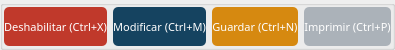
      <widget class="QGroupBox" name="box_prov_botones">
       <property name="maximumSize">
        <size>
         <width>16777215</width>
         <height>50</height>
        </size>
       </property>
       <property name="title">
        <string/>
       </property>
       <layout class="QHBoxLayout" name="horizontalLayout">
        <property name="sizeConstraint">
         <enum>QLayout::SetMinimumSize</enum>
        </property>
        <property name="leftMargin">
         <number>1</number>
        </property>
        <property name="topMargin">
         <number>1</number>
        </property>
        <property name="rightMargin">
         <number>1</number>
        </property>
        <property name="bottomMargin">
         <number>1</number>
        </property>
        <item>
         <widget class="QPushButton" name="btn_deshabilitar">
          <property name="sizePolicy">
           <sizepolicy hsizetype="Expanding" vsizetype="Expanding">
            <horstretch>0</horstretch>
            <verstretch>0</verstretch>
           </sizepolicy>
          </property>
          <property name="palette">
           <palette>
            <active>
             <colorrole role="WindowText">
              <brush brushstyle="SolidPattern">
               <color alpha="255">
                <red>255</red>
                <green>255</green>
                <blue>255</blue>
               </color>
              </brush>
             </colorrole>
             <colorrole role="Button">
              <brush brushstyle="SolidPattern">
               <color alpha="255">
                <red>192</red>
                <green>57</green>
                <blue>43</blue>
               </color>
              </brush>
             </colorrole>
             <colorrole role="Light">
              <brush brushstyle="SolidPattern">
               <color alpha="255">
                <red>127</red>
                <green>255</green>
                <blue>191</blue>
               </color>
              </brush>
             </colorrole>
             <colorrole role="Midlight">
              <brush brushstyle="SolidPattern">
               <color alpha="255">
                <red>106</red>
                <green>212</green>
                <blue>159</blue>
               </color>
              </brush>
             </colorrole>
             <colorrole role="Dark">
              <brush brushstyle="SolidPattern">
               <color alpha="255">
                <red>42</red>
                <green>85</green>
                <blue>63</blue>
               </color>
              </brush>
             </colorrole>
             <colorrole role="Mid">
              <brush brushstyle="SolidPattern">
               <color alpha="255">
                <red>56</red>
                <green>113</green>
                <blue>84</blue>
               </color>
              </brush>
             </colorrole>
             <colorrole role="Text">
              <brush brushstyle="SolidPattern">
               <color alpha="255">
                <red>255</red>
                <green>255</green>
                <blue>255</blue>
               </color>
              </brush>
             </colorrole>
             <colorrole role="BrightText">
              <brush brushstyle="SolidPattern">
               <color alpha="255">
                <red>255</red>
                <green>255</green>
                <blue>255</blue>
               </color>
              </brush>
             </colorrole>
             <colorrole role="ButtonText">
              <brush brushstyle="SolidPattern">
               <color alpha="255">
                <red>255</red>
                <green>255</green>
                <blue>255</blue>
               </color>
              </brush>
             </colorrole>
             <colorrole role="Base">
              <brush brushstyle="SolidPattern">
               <color alpha="255">
                <red>192</red>
                <green>57</green>
                <blue>43</blue>
               </color>
              </brush>
             </colorrole>
             <colorrole role="Window">
              <brush brushstyle="SolidPattern">
               <color alpha="255">
                <red>192</red>
                <green>57</green>
                <blue>43</blue>
               </color>
              </brush>
             </colorrole>
             <colorrole role="Shadow">
              <brush brushstyle="SolidPattern">
               <color alpha="255">
                <red>0</red>
                <green>0</green>
                <blue>0</blue>
               </color>
              </brush>
             </colorrole>
             <colorrole role="AlternateBase">
              <brush brushstyle="SolidPattern">
               <color alpha="255">
                <red>170</red>
                <green>212</green>
                <blue>191</blue>
               </color>
              </brush>
             </colorrole>
             <colorrole role="ToolTipBase">
              <brush brushstyle="SolidPattern">
               <color alpha="255">
                <red>255</red>
                <green>255</green>
                <blue>220</blue>
               </color>
              </brush>
             </colorrole>
             <colorrole role="ToolTipText">
              <brush brushstyle="SolidPattern">
               <color alpha="255">
                <red>0</red>
                <green>0</green>
                <blue>0</blue>
               </color>
              </brush>
             </colorrole>
            </active>
            <inactive>
             <colorrole role="WindowText">
              <brush brushstyle="SolidPattern">
               <color alpha="255">
                <red>255</red>
                <green>255</green>
                <blue>255</blue>
               </color>
              </brush>
             </colorrole>
             <colorrole role="Button">
              <brush brushstyle="SolidPattern">
               <color alpha="255">
                <red>192</red>
                <green>57</green>
                <blue>43</blue>
               </color>
              </brush>
             </colorrole>
             <colorrole role="Light">
              <brush brushstyle="SolidPattern">
               <color alpha="255">
                <red>127</red>
                <green>255</green>
                <blue>191</blue>
               </color>
              </brush>
             </colorrole>
             <colorrole role="Midlight">
              <brush brushstyle="SolidPattern">
               <color alpha="255">
                <red>106</red>
                <green>212</green>
                <blue>159</blue>
               </color>
              </brush>
             </colorrole>
             <colorrole role="Dark">
              <brush brushstyle="SolidPattern">
               <color alpha="255">
                <red>42</red>
                <green>85</green>
                <blue>63</blue>
               </color>
              </brush>
             </colorrole>
             <colorrole role="Mid">
              <brush brushstyle="SolidPattern">
               <color alpha="255">
                <red>56</red>
                <green>113</green>
                <blue>84</blue>
               </color>
              </brush>
             </colorrole>
             <colorrole role="Text">
              <brush brushstyle="SolidPattern">
               <color alpha="255">
                <red>255</red>
                <green>255</green>
                <blue>255</blue>
               </color>
              </brush>
             </colorrole>
             <colorrole role="BrightText">
              <brush brushstyle="SolidPattern">
               <color alpha="255">
                <red>255</red>
                <green>255</green>
                <blue>255</blue>
               </color>
              </brush>
             </colorrole>
             <colorrole role="ButtonText">
              <brush brushstyle="SolidPattern">
               <color alpha="255">
                <red>255</red>
                <green>255</green>
                <blue>255</blue>
               </color>
              </brush>
             </colorrole>
             <colorrole role="Base">
              <brush brushstyle="SolidPattern">
               <color alpha="255">
                <red>192</red>
                <green>57</green>
                <blue>43</blue>
               </color>
              </brush>
             </colorrole>
             <colorrole role="Window">
              <brush brushstyle="SolidPattern">
               <color alpha="255">
                <red>192</red>
                <green>57</green>
                <blue>43</blue>
               </color>
              </brush>
             </colorrole>
             <colorrole role="Shadow">
              <brush brushstyle="SolidPattern">
               <color alpha="255">
                <red>0</red>
                <green>0</green>
                <blue>0</blue>
               </color>
              </brush>
             </colorrole>
             <colorrole role="AlternateBase">
              <brush brushstyle="SolidPattern">
               <color alpha="255">
                <red>170</red>
                <green>212</green>
                <blue>191</blue>
               </color>
              </brush>
             </colorrole>
             <colorrole role="ToolTipBase">
              <brush brushstyle="SolidPattern">
               <color alpha="255">
                <red>255</red>
                <green>255</green>
                <blue>220</blue>
               </color>
              </brush>
             </colorrole>
             <colorrole role="ToolTipText">
              <brush brushstyle="SolidPattern">
               <color alpha="255">
                <red>0</red>
                <green>0</green>
                <blue>0</blue>
               </color>
              </brush>
             </colorrole>
            </inactive>
            <disabled>
             <colorrole role="WindowText">
              <brush brushstyle="SolidPattern">
               <color alpha="255">
                <red>255</red>
                <green>255</green>
                <blue>255</blue>
               </color>
              </brush>
             </colorrole>
             <colorrole role="Button">
              <brush brushstyle="SolidPattern">
               <color alpha="255">
                <red>192</red>
                <green>57</green>
                <blue>43</blue>
               </color>
              </brush>
             </colorrole>
             <colorrole role="Light">
              <brush brushstyle="SolidPattern">
               <color alpha="255">
                <red>127</red>
                <green>255</green>
                <blue>191</blue>
               </color>
              </brush>
             </colorrole>
             <colorrole role="Midlight">
              <brush brushstyle="SolidPattern">
               <color alpha="255">
                <red>106</red>
                <green>212</green>
                <blue>159</blue>
               </color>
              </brush>
             </colorrole>
             <colorrole role="Dark">
              <brush brushstyle="SolidPattern">
               <color alpha="255">
                <red>42</red>
                <green>85</green>
                <blue>63</blue>
               </color>
              </brush>
             </colorrole>
             <colorrole role="Mid">
              <brush brushstyle="SolidPattern">
               <color alpha="255">
                <red>56</red>
                <green>113</green>
                <blue>84</blue>
               </color>
              </brush>
             </colorrole>
             <colorrole role="Text">
              <brush brushstyle="SolidPattern">
               <color alpha="255">
                <red>255</red>
                <green>255</green>
                <blue>255</blue>
               </color>
              </brush>
             </colorrole>
             <colorrole role="BrightText">
              <brush brushstyle="SolidPattern">
               <color alpha="255">
                <red>255</red>
                <green>255</green>
                <blue>255</blue>
               </color>
              </brush>
             </colorrole>
             <colorrole role="ButtonText">
              <brush brushstyle="SolidPattern">
               <color alpha="255">
                <red>255</red>
                <green>255</green>
                <blue>255</blue>
               </color>
              </brush>
             </colorrole>
             <colorrole role="Base">
              <brush brushstyle="SolidPattern">
               <color alpha="255">
                <red>192</red>
                <green>57</green>
                <blue>43</blue>
               </color>
              </brush>
             </colorrole>
             <colorrole role="Window">
              <brush brushstyle="SolidPattern">
               <color alpha="255">
                <red>192</red>
                <green>57</green>
                <blue>43</blue>
               </color>
              </brush>
             </colorrole>
             <colorrole role="Shadow">
              <brush brushstyle="SolidPattern">
               <color alpha="255">
                <red>0</red>
                <green>0</green>
                <blue>0</blue>
               </color>
              </brush>
             </colorrole>
             <colorrole role="AlternateBase">
              <brush brushstyle="SolidPattern">
               <color alpha="255">
                <red>85</red>
                <green>170</green>
                <blue>127</blue>
               </color>
              </brush>
             </colorrole>
             <colorrole role="ToolTipBase">
              <brush brushstyle="SolidPattern">
               <color alpha="255">
                <red>255</red>
                <green>255</green>
                <blue>220</blue>
               </color>
              </brush>
             </colorrole>
             <colorrole role="ToolTipText">
              <brush brushstyle="SolidPattern">
               <color alpha="255">
                <red>0</red>
                <green>0</green>
                <blue>0</blue>
               </color>
              </brush>
             </colorrole>
            </disabled>
           </palette>
          </property>
          <property name="font">
           <font>
            <family>Ariall</family>
            <pointsize>-1</pointsize>
           </font>
          </property>
          <property name="styleSheet">
           <string notr="true">#btn_deshabilitar{
	background-color: #C0392B ;
	color: #ffffff;
	font-family: 'Ariall';
	font-size: 11px;
	border-radius: 5px;
	}

#btn_deshabilitar:hover{
	background-color: #DF013A;
	}

</string>
          </property>
          <property name="text">
           <string>Deshabilitar (Ctrl+X)</string>
          </property>
          <property name="icon">
           <iconset>
            <normaloff>../ico/remove_from_database.ico</normaloff>../ico/remove_from_database.ico</iconset>
          </property>
          <property name="iconSize">
           <size>
            <width>40</width>
            <height>40</height>
           </size>
          </property>
         </widget>
        </item>
        <item>
         <widget class="QPushButton" name="btn_modificar">
          <property name="sizePolicy">
           <sizepolicy hsizetype="Expanding" vsizetype="Expanding">
            <horstretch>0</horstretch>
            <verstretch>0</verstretch>
           </sizepolicy>
          </property>
          <property name="font">
           <font>
            <family>Ariall</family>
            <pointsize>-1</pointsize>
           </font>
          </property>
          <property name="styleSheet">
           <string notr="true">/*Estilos para el botón*/
#btn_modificar{
	background-color: #154360;
	color: #ffffff;
	font-family: 'Ariall';
	font-size: 11px;
	border-radius: 5px;
	}

#btn_modificar:hover{
	background-color: #0101DF;
	}
</string>
          </property>
          <property name="text">
           <string>Modificar (Ctrl+M)</string>
          </property>
          <property name="icon">
           <iconset>
            <normaloff>../ico/edit.ico</normaloff>../ico/edit.ico</iconset>
          </property>
          <property name="iconSize">
           <size>
            <width>40</width>
            <height>40</height>
           </size>
          </property>
          <property name="shortcut">
           <string>Ctrl+M</string>
          </property>
          <property name="checkable">
           <bool>false</bool>
          </property>
          <property name="autoDefault">
           <bool>false</bool>
          </property>
         </widget>
        </item>
        <item>
         <widget class="QPushButton" name="btn_nuevo">
          <property name="sizePolicy">
           <sizepolicy hsizetype="Expanding" vsizetype="Expanding">
            <horstretch>0</horstretch>
            <verstretch>0</verstretch>
           </sizepolicy>
          </property>
          <property name="font">
           <font>
            <family>Ariall</family>
            <pointsize>-1</pointsize>
           </font>
          </property>
          <property name="styleSheet">
           <string notr="true">/*Estilos para el botón*/

#btn_nuevo{
	background-color: #D68910  ;
	color: #ffffff;
	font-family: 'Ariall';
	font-size: 11px;
	border-radius: 5px;
	}

#btn_nuevo:hover{
	background-color: #F1C40F ;
	}

</string>
          </property>
          <property name="text">
           <string>Guardar (Ctrl+N)</string>
          </property>
          <property name="icon">
           <iconset>
            <normaloff>../ico/save.ico</normaloff>../ico/save.ico</iconset>
          </property>
          <property name="iconSize">
           <size>
            <width>40</width>
            <height>40</height>
           </size>
          </property>
          <property name="shortcut">
           <string>Ctrl+N</string>
          </property>
         </widget>
        </item>
        <item>
         <widget class="QPushButton" name="btn_imprimir">
          <property name="sizePolicy">
           <sizepolicy hsizetype="Expanding" vsizetype="Expanding">
            <horstretch>0</horstretch>
            <verstretch>0</verstretch>
           </sizepolicy>
          </property>
          <property name="font">
           <font>
            <family>Ariall</family>
            <pointsize>-1</pointsize>
           </font>
          </property>
          <property name="styleSheet">
           <string notr="true">#btn_imprimir{
	background-color: #ABB2B9;
	color: #ffffff;
	font-family: 'Ariall';
	font-size: 11px;
	border-radius: 5px;
	}

#btn_imprimir:hover{
	background-color: #D0D3D4 ;
	}</string>
          </property>
          <property name="text">
           <string>Imprimir (Ctrl+P)</string>
          </property>
          <property name="icon">
           <iconset>
            <normaloff>../ico/hardware-page-peripheral-print-printer-icon--icon-search-engine-13.png</normaloff>../ico/hardware-page-peripheral-print-printer-icon--icon-search-engine-13.png</iconset>
          </property>
          <property name="iconSize">
           <size>
            <width>40</width>
            <height>40</height>
           </size>
          </property>
         </widget>
        </item>
       </layout>
      </widget>
